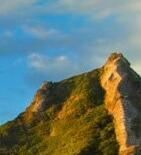
#> input picture 实验二/mysift/1.jpg, 141 x 155 px
$ python newsift.py   (older library calls are emulated)
#> lines starting #> are read from the running program, lines starting #| are printed output that depends on the picture
### 实验二/mysift/pyr.py
import numpy as np
import conv
import imageio
import imresize
import matplotlib.pyplot as plt
import cv2

def listImShow(im):
    plt.figure()
    for i in range(1,len(im)+1):
        plt.subplot(1,len(im),i)
        if len(np.shape(im[0]))==2:
            plt.imshow(im[i-1].astype(np.int),cmap=plt.cm.gray)
        else:
            plt.imshow(im[i-1].astype(np.int))
        plt.xticks([])
        plt.yticks([])
    plt.show()
    plt.close()

# [4 lines left out: function listImWrite, not called in this run]

def gskernel(size,sigma=1.0):
    gskernel=np.zeros((size,size),np.float64)
    for i in range (size):
        for j in range (size):
            norm=pow(i-1,2)+pow(j-1,2)
            gskernel[i,j]=np.exp(-norm/(2*pow(sigma,2)))
    s=np.sum(gskernel)
    kernel=gskernel/s
    return kernel

# [59 lines left out: functions gdown, gup, getGpyr, lpyr, yanzheng, beforeshow, not called in this run]
# [25 lines that do not run on import are left out]


### 实验二/mysift/newkp.py
import numpy as np
import rotate_image
import cv2
# [79 lines left out: functions get_M_Theta, main_direction, get_feature, not called in this run]


def get_keypoints(dog,g_pyr,r=10):
    kp=[]
    feature=[]
    for zu in range(np.shape(dog)[0]):
        #这里的temp是图像金字塔的一层的尺度图的组
        temp=np.array(dog[zu])
#        print(np.average(temp[0]))
        for pic in range(1,np.shape(dog)[1]-1):
            #对于一张图片里
            for i in range(1,dog[zu][pic].shape[0]-1):
                for j in range(1,dog[zu][pic].shape[1]-1):
                    D=temp[pic-1:pic+2,i-1:i+2,j-1:j+2]
                    avg=np.average(D)
#                    print(avg)
                    if dog[zu][pic][i][j]>1*avg:# and dog[zu][pic][i][j]>0.5:
                        tmax=D.max()
                        tmin=D.min()
                        if dog[zu][pic][i][j]==tmax or dog[zu][pic][i][j]==tmin:
                            rad=5
                            if rad+i+1<temp[pic].shape[0] and rad+j+1<temp[pic].shape[1] and i-rad>0 and j-rad>=0:
                                detect=g_pyr[zu][pic][i-rad:i+rad+1,j-rad:j+rad+1]
                                vec=get_feature(detect,zu)
                                fi=int(i*2**(zu))
                                fj=int(j*2**(zu))
                                kp.append([fi,fj])
                                feature.append(vec)

    return kp,feature

### 实验二/mysift/conv.py
import numpy as np
import matplotlib.pyplot as plt
import imageio

def show(im):
    #通过判断形状控制是否灰度显示
    if len(np.shape(im)) == 2:
        plt.ion()
        plt.imshow(im,cmap='gray')
        plt.show()
        plt.close()
    else:
        plt.ion()
        plt.imshow(im)
        plt.show()
        plt.close()
    return 0

# [115 lines left out: functions getFmid, getF, not called in this run]

def Convolve(I, F,way=2,iw=0, ih=0, fw=0, fh=0):
    iw=I.shape[1]
    ih=I.shape[0]
    fw=F.shape[1]
    fh=F.shape[0]
    O=np.zeros(I.shape).astype(np.float64)
    t=np.zeros(I[0][0].shape)
    if F.shape[0]%2==0:
    #    print(I.shape,F.shape,way)
        #第一种
        if way==1:
            for i in range(ih):
                for j in range(iw):
                    t=0
                    for fi in range(fw):
                        for fj in range(fh):
                            if i+fi<ih and i+fi>-1 and \
                            j-fw+1+fj<iw and j-fw+1+fj>-1:
                                t+=I[i+fi][j-fw+1+fj]*F[fi][fj]
                            else:
                                t+=0
                    O[i][j]=t

        #第二种
        if way==2:
            for i in range(ih):
                for j in range(iw):
                    t=0
                    for fi in range(fh):
                        for fj in range(fw):
                            #若行爆
                            if i+fi>=ih:
                                ti=(ih-1)-abs(ih-1-i-fi)
                            else:
                                ti=i+fi
                            #若列爆
                            if j-fw+1+fj<0:
                                tj=abs(j-fw+1+fj)
                            else:
                                tj=j-fw+1+fj
                            t+=I[ti][tj]*F[fi][fj]
                    O[i][j]=t
        #第三种
        if way==3:
            for i in range(ih):
                for j in range(iw):
                    t=0
                    #若在边界
                    if i+fh-1>ih-1 or j-(fw-1)<0:
                        tF=getF(F,ih,iw,i,j,)
                        for fi in range(fh):
                            for fj in range(fw):
                                if i+fi<ih and j-fw+1+fj>-1:
                                    t+=I[i+fi][j-fw+1+fj]*tF[fi][fj]
                    else:
                        for fi in range(fh):
                            for fj in range(fw):
                                t+=I[i+fi][j-fw+1+fj]*F[fi][fj]
                    O[i][j]=t
    else:
        #中心对齐
        bh=int((fh-1)/2)
        bw=int((fw-1)/2)
        tshape=list(I.shape)
        tshape[0]=ih+fh-1
        tshape[1]=iw+fw-1
        Y = np.zeros(tshape).astype(np.float64)
        Y[bh:ih+bh,bw:iw+bw]=I

        if way==1:
            if len(tshape)==3:
                s=np.zeros((3))
                for i in range(O.shape[0]):
                    for j in range(O.shape[1]):
                        s[0]=(Y[i:i+fh,j:j+fw,0]*F).sum()
                        s[1]=(Y[i:i+fh,j:j+fw,1]*F).sum()
                        s[2]=(Y[i:i+fh,j:j+fw,2]*F).sum()
                        O[i][j] = s
            else:
                for i in range(O.shape[0]):
                    for j in range(O.shape[1]):
                        O[i][j]=(Y[i:i+fh,j:j+fw]*F).sum()
        #第二种
        if way==2:
            for i in range(bh):
                Y[i,0:-1]=Y[2*bh-1-i,0:-1]
                Y[ih+i,0:-1]=Y[ih-1-i,0:-1]
            for i in range(bw):
                Y[0:-1,i]=Y[0:-1,2*bh-1-i]
                Y[0:-1,iw+i]=Y[0:-1,iw-1-i]
            if len(tshape)==3:
                s=np.zeros((3))
                for i in range(O.shape[0]):
                    for j in range(O.shape[1]):
                        s[0]=(Y[i:i+fh,j:j+fw,0]*F).sum()
                        s[1]=(Y[i:i+fh,j:j+fw,1]*F).sum()
                        s[2]=(Y[i:i+fh,j:j+fw,2]*F).sum()
                        O[i][j] = s
            else:
                for i in range(O.shape[0]):
                    for j in range(O.shape[1]):
                        O[i][j]=(Y[i:i+fh,j:j+fw]*F).sum()
        #第三种
        if way==3:
            if len(tshape)==3:
                s=np.zeros((3))
                for i in range(ih):
                    for j in range(iw):
                        #若在边界
                        if i-bh<0 or i+bh>ih-1 or j-bw<0 or j+bw>iw-1 :
                            tF=getFmid(F,ih,iw,i,j,)
                            s[0]=(Y[i:i+fh,j:j+fw,0]*tF).sum()
                            s[1]=(Y[i:i+fh,j:j+fw,1]*tF).sum()
                            s[2]=(Y[i:i+fh,j:j+fw,2]*tF).sum()
                        else:
                            s[0]=(Y[i:i+fh,j:j+fw,0]*F).sum()
                            s[1]=(Y[i:i+fh,j:j+fw,1]*F).sum()
                            s[2]=(Y[i:i+fh,j:j+fw,2]*F).sum()
                        O[i][j] = s
            else:
                for i in range(ih):
                    for j in range(iw):
                        #若在边界
                        if i-bh<0 or i+bh>ih-1 or j-bw<0 or j+bw>iw-1 :
                            tF=getFmid(F,ih,iw,i,j,)
                            s=(Y[i:i+fh,j:j+fw]*tF).sum()
                        else:
                            s=(Y[i:i+fh,j:j+fw]*F).sum()
                        O[i][j] = s
#    O=O.clip(0,255)
    return O.astype(np.float64)

# [13 lines left out: function getim, not called in this run]

# [52 lines that do not run on import are left out]
#    imageio.imwrite(path+inamecv,tcv)

### 实验二/mysift/newsift.py
import numpy as np
#imresize用于替换cv2的pyrUP和pyrDown，
#不过imresize由python写成，运算速度较慢这里先由cv2代替
#import imresize
import conv
import pyr
import cv2
import newkp as kp
import copy

class my_sift():
    def make_list_sigmond(self):
        for i in range(self.ceng*self.s):
            self.list_sigmond.append(1.6*2**(i/self.s))
    def set_muti_gpyr(self):

        self.make_list_sigmond()
        self.muti.append([])
        self.muti[0].append(self.im)
        for i in range(self.ceng):
            if i!=0:
                self.muti.append([])
                self.muti[i].append(cv2.pyrDown(self.muti[i-1][-3]))
            for j in range(self.s):
                self.muti[i].append(conv.Convolve(self.muti[i][0],pyr.gskernel(15,self.list_sigmond[self.ceng*i+j])))
    def muti_gpyr_show(self):
        for i in range(len(self.muti)):
            pyr.listImShow(self.muti[i])

    def set_dog(self):
        for i in range(self.ceng):
            self.dog.append([])
            for j in range(self.s):
                self.dog[i].append(abs(self.muti[i][j+1]-self.muti[i][j]))

    def dog_show(self):
        a=copy.deepcopy(self.dog)
        for i in range(len(a)):
#            for j in range(len(a[i])):
#                amin, amax = a[i][j].min(),a[i][j].max() # 求最大最小值
#                a[i][j] = (a[i][j]-amin)/(amax-amin)*255
            pyr.listImShow(a[i])

    def get_kp_and_feature(self,image):
        self.im=image
        self.muti=[]
        self.dog=[]
        self.feature=[]
        self.kp=[]
        self.list_sigmond=[]
        self.s=5
        self.ceng=4
        #创建多层高斯金字塔
        self.set_muti_gpyr()
        #设置dog金字塔
        self.set_dog()
        #显示高斯金字塔
        self.muti_gpyr_show()
        #显示dog
        self.dog_show()

        #获得kp和feature
        self.kp,self.feature = kp.get_keypoints(self.dog,self.muti)

        print(np.shape(self.kp))
        print(np.shape(self.feature))
        return self.kp,self.feature

    def show_im_and_kp(self):
        tim=copy.deepcopy(self.im)
        for i in range(len(self.kp)):
            tim[self.kp[i][0]][self.kp[i][1]]=255
        conv.show(tim)

if __name__=='__main__':
    imageA = cv2.imread("1.jpg").astype(np.uint8)
#> imageA is the input picture: shape (155, 141, 3); mean B, G, R 111.3, 120.6, 102.3
    #imageA = cv2.imread("left_01.png")
    imageA = cv2.cvtColor(imageA,cv2.COLOR_BGR2GRAY)
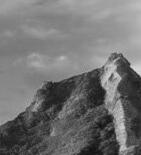
#> imageA: shape (155, 141); min 12, max 223, mean 114.1
    conv.show(imageA)
    sift=my_sift()
    sift.get_kp_and_feature(imageA.astype(np.uint8))
#> the loop in muti_gpyr_show, `for i in range(len(self.muti)):` made 4 passes
#> pass 1, in listImShow, `plt.show()`:
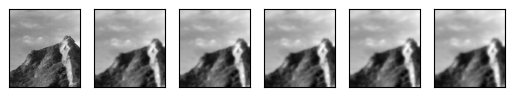
#> figure drawn by matplotlib, 6 panels
#> pass 2, in listImShow (call 2), `plt.show()`:
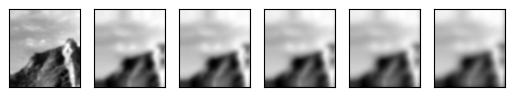
#> figure drawn by matplotlib, 6 panels
#> the loop in dog_show, `for i in range(len(a)):` made 4 passes
#> pass 1, in listImShow (call 5), `plt.show()`:
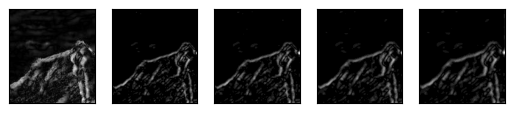
#> figure drawn by matplotlib, 5 panels
#> pass 2, in listImShow (call 6), `plt.show()`:
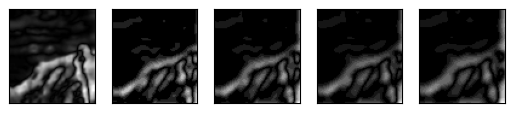
#> figure drawn by matplotlib, 5 panels
#> (the run stopped early here; a loop or call above may not have finished)

$ run again, with 实验二/mysift/left_01.png saved as 实验二/mysift/1.jpg
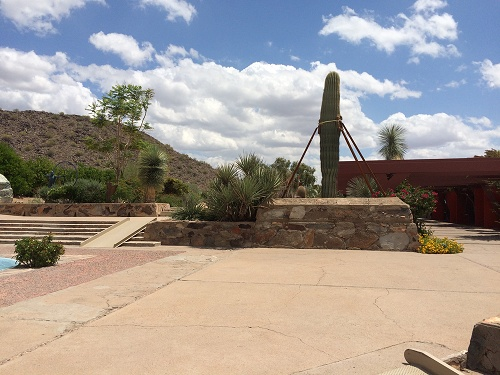
#> input picture 实验二/mysift/left_01.png, 500 x 375 px
#> imageA is the input picture: shape (375, 500, 3); mean B, G, R 145.3, 151, 158.9
#> `imageA = cv2.cvtColor(imageA,cv2.COLOR_BGR2GRAY)`:
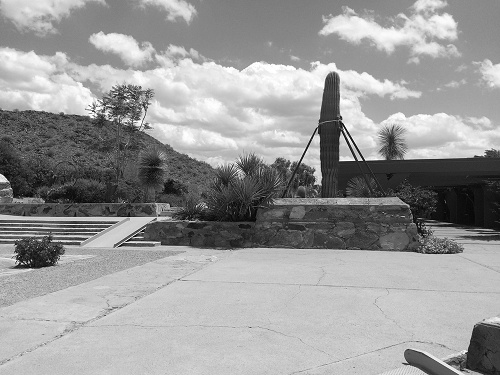
#> imageA: shape (375, 500); min 1, max 255, mean 152.7
